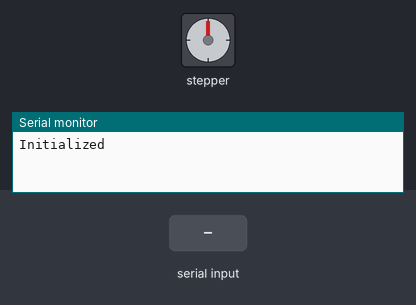
This sketch was run on a simulated Arduino Uno, built with avr-gcc and run on an emulated ATmega328P. On the bench: stepper motor, the last lines printed to the serial monitor. Wiring (inferred from the names in the program): stepper motor (2048 steps per turn assumed): coils pin 3, pin 5, pin 6, pin 9. The inputs (shaded band) are chosen by the test bench.

Above: at 1.2 s.
1.3 s: "90,45\n" received over Serial
At 4.1 s:
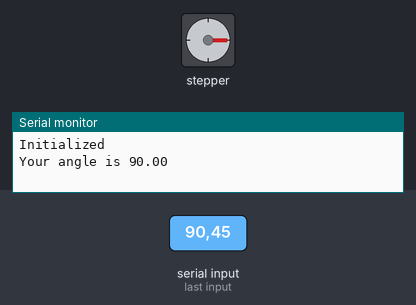
4.3 s: "200\n" received over Serial
At 7.0 s:
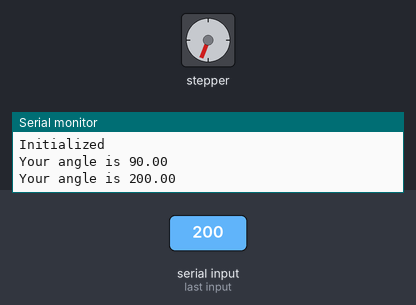
7.3 s: "30,150\n" received over Serial
At 10.7 s:
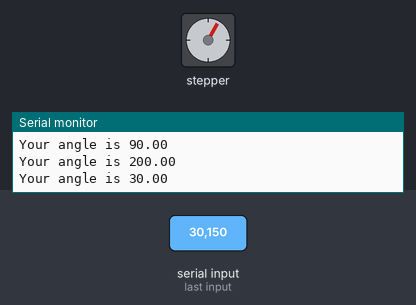
Timing chart, 0 to 12.2 s (numbered marks = the images above; inputs shaded):
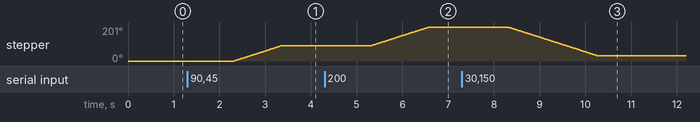

Measured:
- after the input at 1.3 s, stepper: turns 90° clockwise in 1.0 s, starting after 1.0 s
- after the input at 4.3 s, stepper: turns 111° clockwise in 1.3 s, starting after 1.0 s
- after the input at 7.3 s, stepper: turns 171° counter-clockwise in 2.0 s, starting after 1.0 s

The sketch:

ULN20023_28BYJ-48_Stepper_BareMetal.ino
```cpp
//I defined the same pins twice in order to ease reading and understanding through the code. They don't overlap as the define function simply stores the value
//In the event that the serial interface is not working, close the serial monitor, reupload the sketch, then open the serial monitor.
#define IN1 3                                                                   //Corresponds to Input 1 on the ULN2003 driver (PINK)
#define IN2 5                                                                   //Corresponds to Input 2 on the ULN2003 driver (BLUE)
#define IN3 6                                                                   //Corresponds to Input 3 on the ULN2003 driver (YELLOW)
#define IN4 9                                                                   //Corresponds to Input 4 on the ULN2003 driver (ORANGE)
#define COIL_2 5                                                                //Corresponds to Coil 2 on my motor (PINK)
#define COIL_4 9                                                                //Corresponds to Coil 4 on my motor (BLUE)
#define COIL_3 6                                                                //Corresponds to Coil 3 on my motor (YELLOW)
#define COIL_1 3                                                                //Corresponds to Coil 1 on my motor (ORANGE)

#define CYCLE_ANGLE  0.703125                                                   //Each cycle covers this much of an angle
int STEP_COUNT = 0;                                                             //Initializes a variable we'll later use to count the number of steps
float ANGLE = 0;                                                                //Initializes a variable we'll later use to count the angle swept

float CURRENT_ANGLE = 0;                                                        //Stores the current angle of the servo
float MOVE_TO = 0;                                                              //Provides a global variable for the angle to go to


#define DELAY 1                                                                 //Delay between microsteps, the shorter this is the faster the motor moves

void setup() {
  Serial.begin(9600);                                                           //Initializing serial monitor for user input

  //Setting all the pins to be outputs to control the servo
  pinMode(IN1, OUTPUT);
  pinMode(IN2, OUTPUT);
  pinMode(IN3, OUTPUT);
  pinMode(IN4, OUTPUT);

  /* Don't do something like this, it'll break the board as too much current is being drawn
  digitalWrite(IN1, HIGH);
  digitalWrite(IN2, HIGH);
  digitalWrite(IN3, HIGH);
  digitalWrite(IN4, HIGH);
  */

  //Setting all the inputs to low initially to prevent random movements
  digitalWrite(IN1, LOW);
  digitalWrite(IN2, LOW);
  digitalWrite(IN3, LOW);
  digitalWrite(IN4, LOW);

  Serial.println("Initialized");                                                //Informs the user on the serial monitor that you can now enter commands

  CURRENT_ANGLE = 0;                                                            //Setting the existing angle to 0 for homing
}

void loop() {
  if(Serial.available() > 0){                                                   //Waits for input on the serial monitor
    String inputString = Serial.readString();                                   //Reads the input as a string in order to check for special commands
    inputString.trim();                                                         //Trims of the new line to make sure no extra commands are there
    if(inputString == "Set 0"){                                                 //Homing command is checked for
      CURRENT_ANGLE = 0;                                                        //Rehomes the stepper
      Serial.println("Current position is now home");                           //Outputs onto the serial monitor to state that the current position is now home
    }
    else{
      MOVE_TO = inputString.toFloat();                                          //Converts the string to a float
      Serial.print("Your angle is ");                                           //Tells the user that it's moved to that angle
      Serial.println(MOVE_TO);
      goToAngle(MOVE_TO);                                                       //Moves to the required angle
    }
  }
}

//Function to move to a specific angle
void goToAngle(volatile float INPUT_ANGLE){
  float ANGLE_TO_MOVE = INPUT_ANGLE - CURRENT_ANGLE;                            //Creates a variable to find the angle difference between the current angle and the angle to move to
  if(INPUT_ANGLE-CURRENT_ANGLE > 0){                                            //Checks if the angle to move should be clockwise
    for(ANGLE = 0; ANGLE <= ANGLE_TO_MOVE; ANGLE = ANGLE + CYCLE_ANGLE){        //Loops clockwise until the desired angle is achieved
      oneCycleClockwise();
    }
  }
  else if(ANGLE_TO_MOVE < 0){                                                   //Checks if the angle ot move is counterclockwise
    for(ANGLE = 0; ANGLE >= ANGLE_TO_MOVE; ANGLE = ANGLE - CYCLE_ANGLE){        //Loops counterclockwise until the desired angle is achieved
      oneCycleCounterClockwise();
    }
  }
  CURRENT_ANGLE = INPUT_ANGLE;                                                  //Sets the current angle to be the position we've now moved to
}

//Function to rotate the motor clockwise by a set amount
void rotateAngleClockwise(volatile float INPUT_ANGLE){
  for(ANGLE = 0; ANGLE <= INPUT_ANGLE; ANGLE = ANGLE + CYCLE_ANGLE){
    oneCycleClockwise();
  }
}

//Function to rotate the motor counterclockwise by a set amount
void rotateAngleCounterClockwise(volatile int INPUT_ANGLE){
  for(ANGLE = 0; ANGLE <= INPUT_ANGLE; ANGLE = ANGLE + CYCLE_ANGLE){
    oneCycleCounterClockwise();
  }
}

//Function to rotate the motor clockwise by 360 degrees
void singleRotClockwise(){
  for(ANGLE = 0; ANGLE <= 360; ANGLE = ANGLE + CYCLE_ANGLE){
    oneCycleClockwise();
  }
}

//Function to rotate the motor counterclockwise by 360 degrees
void singleRotCounterClockwise(){
  for(ANGLE = 0; ANGLE <= 360; ANGLE = ANGLE + CYCLE_ANGLE){
    oneCycleCounterClockwise();
  }
}

//Completes 8 steps for one cycle of the magnets turning the shaft clockwise by 0.703125 degrees
void oneCycleClockwise(){
  //To get the motor to turn, we need to connect each coil to ground in the order 1-12-2-23-3-34-4-41
  //The ULN2003 chip that is being used for control consists of an inverted output. If the input is high, the output is low.
  //There are a lot of unnecessary lines here that I've left for understanding for a beginner

  //Step 1
  digitalWrite(COIL_1, HIGH);
  digitalWrite(COIL_4, LOW);
  //Step 2
  delay(DELAY);
  digitalWrite(COIL_1, HIGH);
  digitalWrite(COIL_2, HIGH);
  //Step 3
  delay(DELAY);
  digitalWrite(COIL_1, LOW);
  digitalWrite(COIL_2, HIGH);
  //Step 4
  delay(DELAY);
  digitalWrite(COIL_2, HIGH);
  digitalWrite(COIL_3, HIGH);
  //Step 5
  delay(DELAY);
  digitalWrite(COIL_2, LOW);
  digitalWrite(COIL_3, HIGH);
  //Step 6
  delay(DELAY);
  digitalWrite(COIL_3, HIGH);
  digitalWrite(COIL_4, HIGH);
  //Step 7
  delay(DELAY);
  digitalWrite(COIL_3, LOW);
  digitalWrite(COIL_4, HIGH);
  //step 8
  delay(DELAY);
  digitalWrite(COIL_4, HIGH);
  digitalWrite(COIL_1, HIGH);

  delay(DELAY);                                                                 //Delay for looping purposes
}

//Completes 8 steps for one cycle of the magnets turning the shaft counterclockwise by 1.40625 degrees
void oneCycleCounterClockwise(){
  //To get the motor to turn, we need to connect each coil to ground in the order 4-34-3-23-2-12-1-41
  //The ULN2003 chip that is being used for control consists of an inverted output. If the input is high, the output is low.
  //There are a lot of unnecessary lines here that I've left for understanding for a beginner

  //Step 1
  digitalWrite(COIL_4, HIGH);
  digitalWrite(COIL_1, LOW);
  //Step 2
  delay(DELAY);
  digitalWrite(COIL_3, HIGH);
  digitalWrite(COIL_4, HIGH);
  //Step 3
  delay(DELAY);
  digitalWrite(COIL_4, LOW);
  digitalWrite(COIL_3, HIGH);
  //Step 4
  delay(DELAY);
  digitalWrite(COIL_2, HIGH);
  digitalWrite(COIL_3, HIGH);
  //Step 5
  delay(DELAY);
  digitalWrite(COIL_3, LOW);
  digitalWrite(COIL_2, HIGH);
  //Step 6
  delay(DELAY);
  digitalWrite(COIL_1, HIGH);
  digitalWrite(COIL_2, HIGH);
  //Step 7
  delay(DELAY);
  digitalWrite(COIL_2, LOW);
  digitalWrite(COIL_1, HIGH);
  //Step 8
  delay(DELAY);
  digitalWrite(COIL_4, HIGH);
  digitalWrite(COIL_1, HIGH);

  delay(DELAY);                                                                 //Delay for looping purposes
}
```
